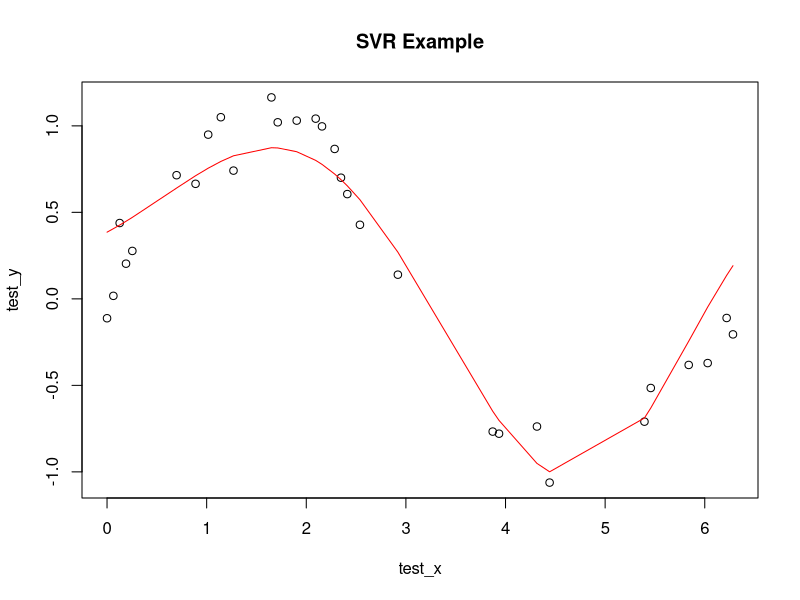

Write the R code that produced this figure.

# Support Vector Regressor In-Class

set.seed(123) 
# generate example data 
help("rnorm") 
x <- seq(0, 2*pi, length.out=100) 
y <- sin(x) + rnorm(100, sd=0.2) 
train_index <- sample(1:100, 70) 
train_x <- x[train_index] 
train_y <- y[train_index] 
test_x <- x[-train_index] 
test_y <- y[-train_index]

# SVM 
library(e1071) 
help("svm") 
# epsilon in the insensitive-loss function (default: 0.1) 
# cost of constraints violation (default: 1) 
svr_model <- svm(train_y ~ train_x, kernel = "radial", epsilon = 0.1, cost = 1) 

# Here, we're using a radial kernel, setting epsilon to 0.1, and cost to 1. 
# You can experiment with different values to see how they affect the model. 
# we can use the trained model to make predictions on the test data: 
predictions <- predict(svr_model, data.frame(train_x = test_x)) 
# plot the actual and predicted values: 
plot(test_x, test_y, main = "SVR Example") 
lines(test_x, predictions, col = "red")

